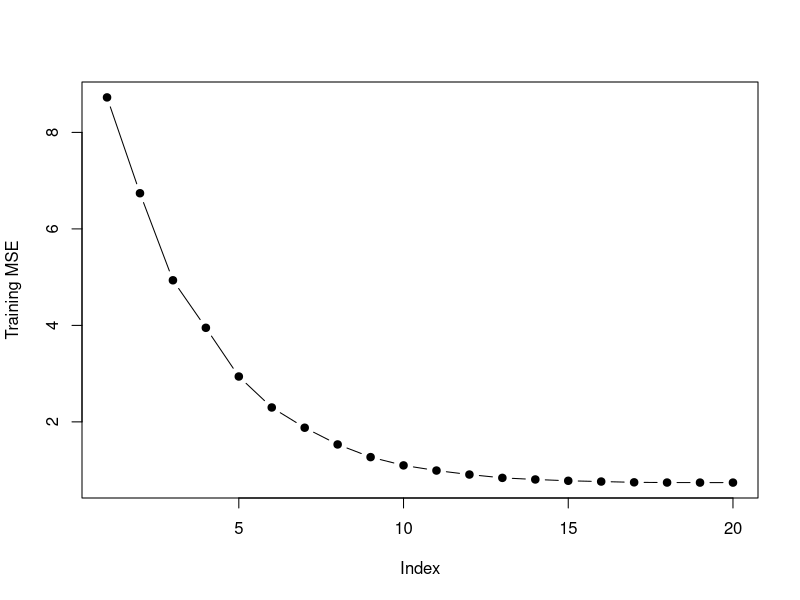
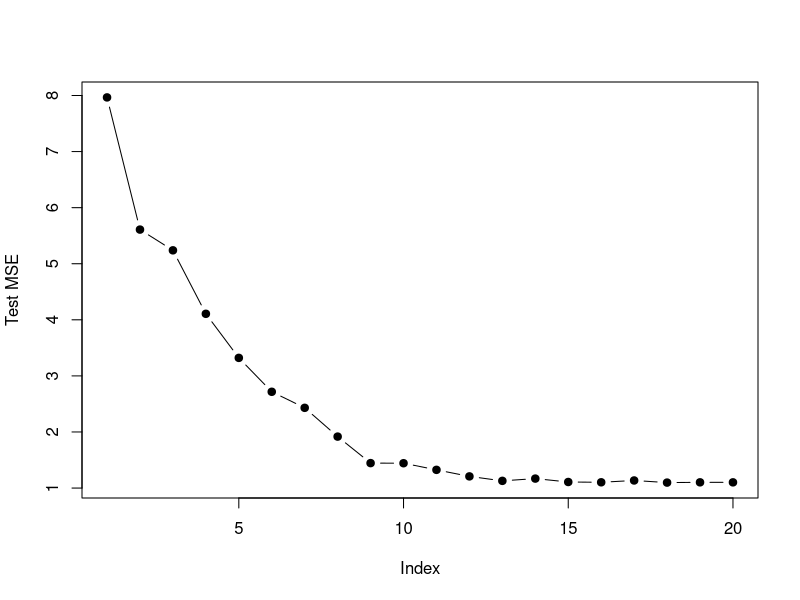
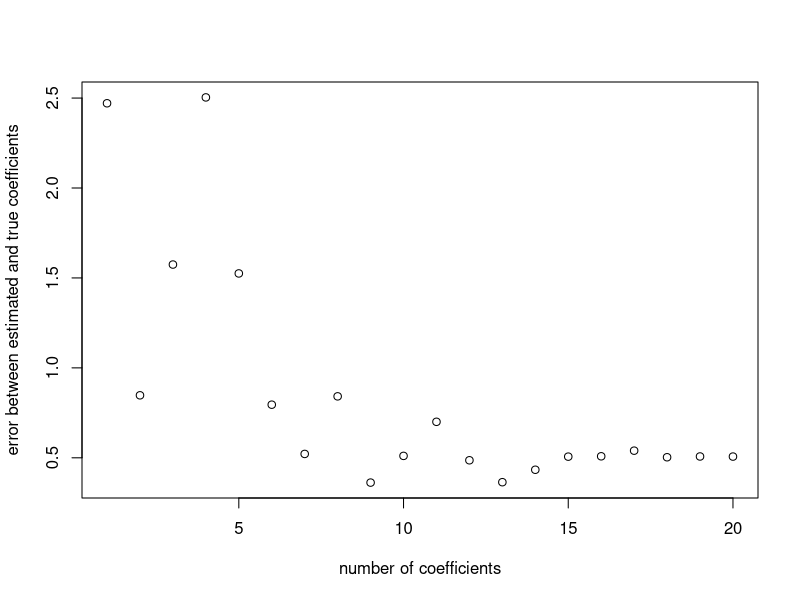

Reproduce these figures in R, in order.
## ---- chunk 1
set.seed(1)
p = 20
n = 1000
x = matrix(rnorm(n*p), n, p)
B = rnorm(p)
B[3] = 0
B[4] = 0
B[9] = 0
B[19] = 0
B[10] = 0
eps = rnorm(p)
y = x %*% B + eps
## ---- chunk 2
train = sample(seq(1000), 100, replace = FALSE)
y.train = y[train,]
y.test = y[-train,]
x.train = x[train,]
x.test = x[-train,]
## ---- chunk 3
library(leaps)
regfit.full = regsubsets(y~., data=data.frame(x=x.train, y=y.train), nvmax=p)
val.errors = rep(NA, p)
x_cols = colnames(x, do.NULL=FALSE, prefix="x.")
for (i in 1:p) {
  coefi = coef(regfit.full, id=i)
  pred = as.matrix(x.train[, x_cols %in% names(coefi)]) %*% coefi[names(coefi) %in% x_cols]
  val.errors[i] = mean((y.train - pred)^2)
}
plot(val.errors, ylab="Training MSE", pch=19, type="b")
## ---- chunk 4
val.errors = rep(NA, p)
for (i in 1:p) {
  coefi = coef(regfit.full, id=i)
  pred = as.matrix(x.test[, x_cols %in% names(coefi)]) %*% coefi[names(coefi) %in% x_cols]
  val.errors[i] = mean((y.test - pred)^2)
}
plot(val.errors, ylab="Test MSE", pch=19, type="b")
## ---- chunk 5
which.min(val.errors)
## ---- chunk 6
coef(regfit.full, id=16)
## ---- chunk 7
val.errors = rep(NA, p)
a = rep(NA, p)
b = rep(NA, p)
for (i in 1:p) {
  coefi = coef(regfit.full, id=i)
  a[i] = length(coefi)-1
  b[i] = sqrt(
    sum((B[x_cols %in% names(coefi)] - coefi[names(coefi) %in% x_cols])^2) +
    sum(B[!(x_cols %in% names(coefi))])^2)
}
plot(x=a, y=b, xlab="number of coefficients",
     ylab="error between estimated and true coefficients")
which.min(b)
